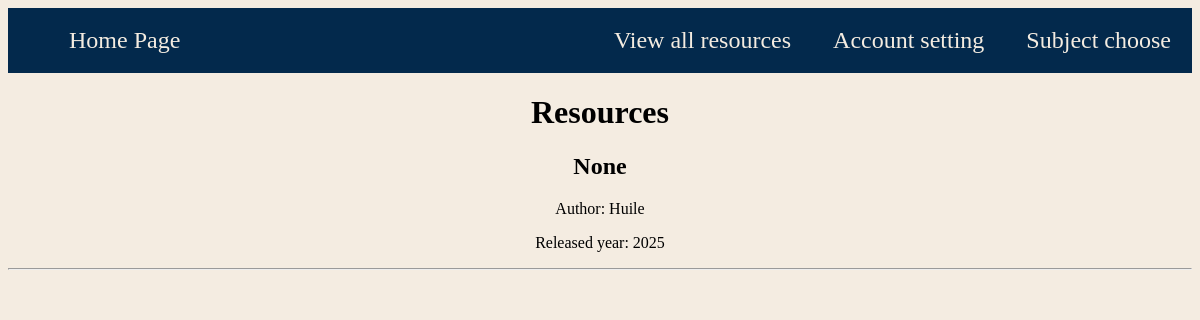
/resources/7, run on the app's committed database.
### tables this page shows
CREATE TABLE "resources" (unit_id INTEGER, resources_id INTEGER PRIMARY KEY, subject TEXT, unit TEXT, resources_name TEXT, path TEXT, type TEXT, author TEXT, from_link TEXT, released_year INTEGER);

### main.py (the view)
@app.route("/resources/<int:resource_id>", methods=['GET'])
def resources(resource_id):
    conre = sqlite3.connect('database/database.db')
    re_cursor = conre.cursor()
    re_cursor.execute("SELECT resources_id, resources_name, path, type, author, from_link, released_year FROM resources WHERE resources_id=?",
                      (resource_id,)
    )
    resource = re_cursor.fetchone()
    conre.close()
    return render_template(
        "resources.html",
        resource=resource,
    )

### templates/resources.html (shortened to what this page needs)
<!DOCTYPE html>
<html lang="en">
  <head>
    <link rel="stylesheet" href="/static/style.css">
  </head>
  <body>
    <header>
      <Ul>
        <li><a href="{{ url_for('subjectpick')}}">Subject choose</a></li>
        <li><a href="{{ url_for('account') }}">Account setting</a></li>
        <li><a href="{{ url_for('all_resources')}}">View all resources</a></li>
        <li class="tag_left"><a href="{{ url_for('homepage')}}">Home Page</a></li>
      </Ul>
    </header>
    <main>
      <h1>Resources</h1>
      <div class="list_display">
        <h2 class="">{{ resource[1] }}</h2>
        <p>Author: {{ resource[4] }}</p>
        <p>Released year: {{ resource[6]}}</p>
        <hr>
        <br>
        <br>
      </div>
      <br>
      <br>
      <br>
      <br>
    </main>
  </body>
</html>

### static/style.css (style rules this page uses)
:root { --background: #F4ECE1; --blue: #03294C; --orange: #FB7E0A; --end_orange_1: #fba30a; --end_orange_2: #fb7e0a; --end_orange_3:#ff6a00; --end_red_1:#ff4800; --end_blue_1:#4FABFF; --end_blue_2:#0D7BE0; --end_blue_1:#034F94; }
body { font-family: SN pro; background-color: rgb(244, 236, 225); }
h1, h2, h3, h4, h5, h6 { text-align: center; }
header { position: relative; }
ul { font-size: 150%; list-style-type: none; overflow: hidden; margin: 0; padding: 1; background-color: var(--blue); }
ul li { float: right; }
ul li a { text-decoration: none; display: block; color: var(--background); text-align: center; padding: 19px 21px; }
ul li.tag_left { float: left; }
.list_display { text-align: center; justify-content: center; }

### data on the page
resources: from_link "None", author "Huile", released_year "2025"
